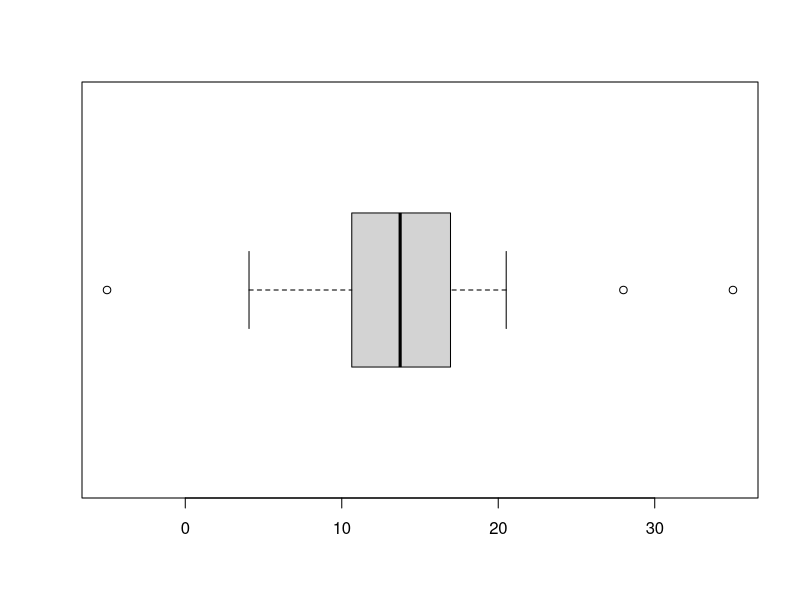
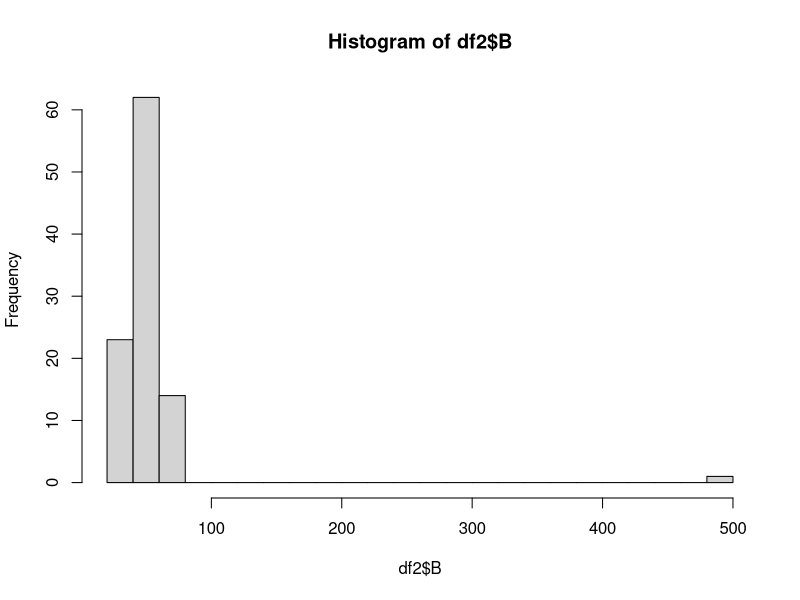
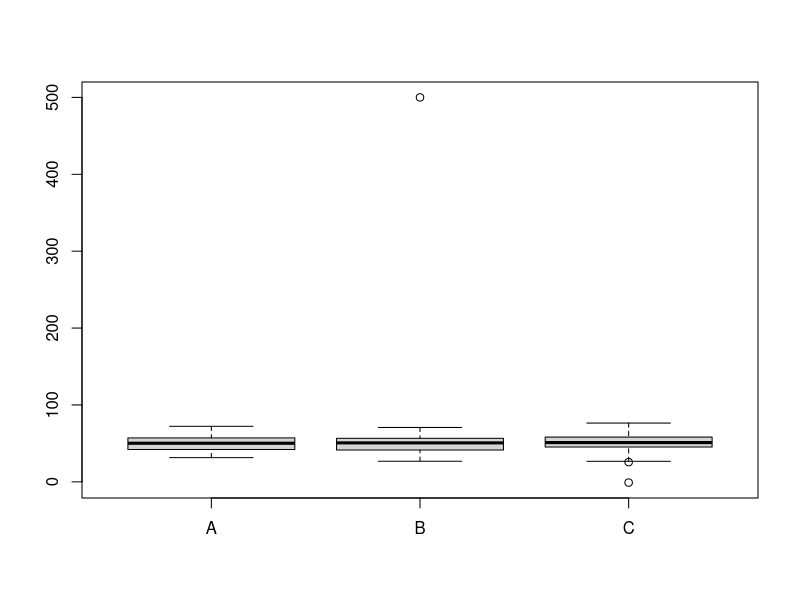
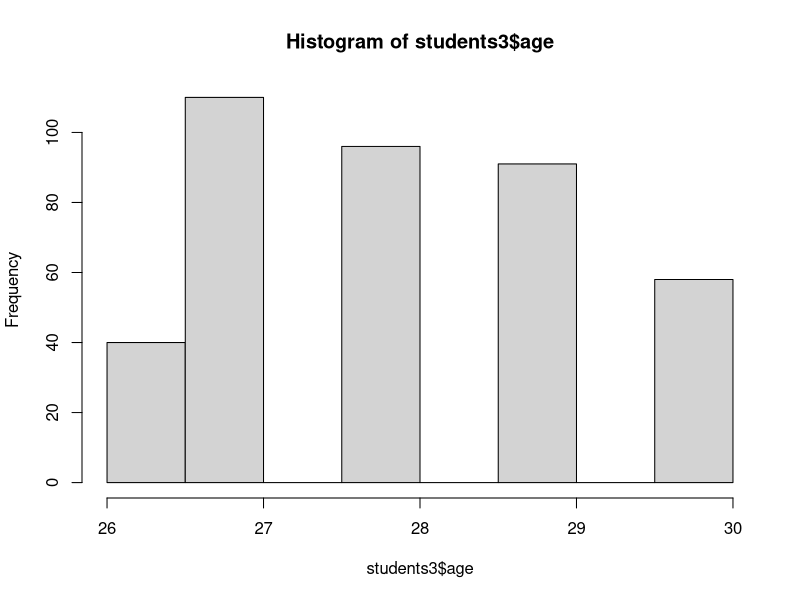
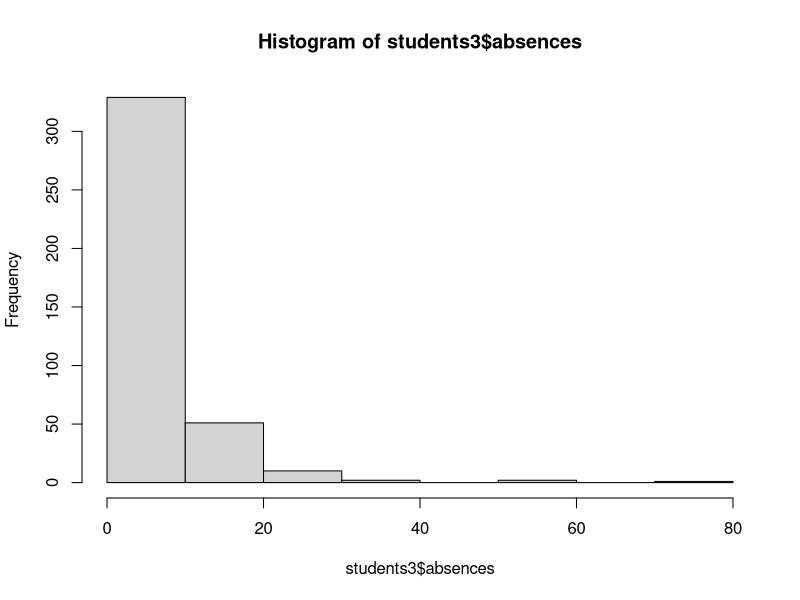
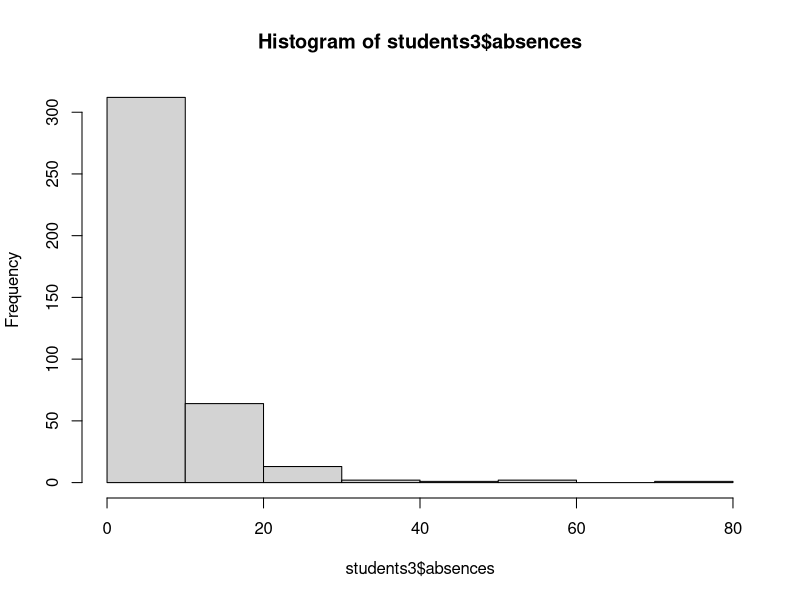
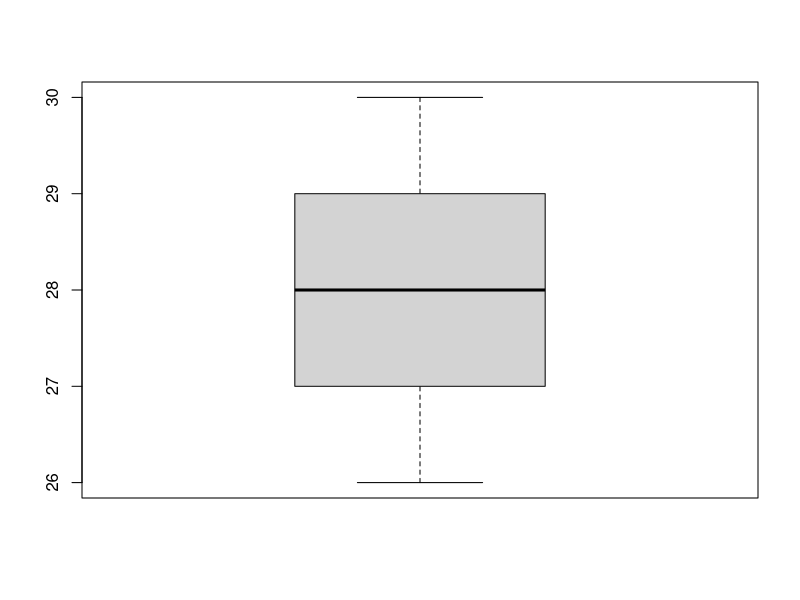
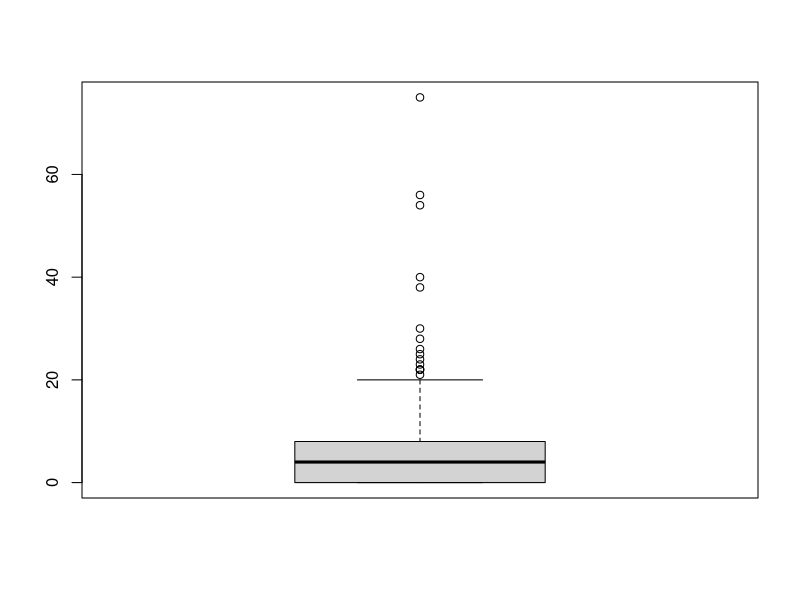

Reproduce these figures in R, in order.
## ---- chunk 1
knitr::opts_chunk$set(echo = TRUE)
## ---- chunk 2
as.character(2016) 
as.numeric(TRUE) 
as.integer(99) 
as.factor("something")
as.logical(0)  
## ---- chunk 3
library(lubridate)
# Experiment with basic lubridate functions
ymd("2015-08-25") # year-month-day
ymd("2015 August 25") # year-month-day
mdy("August 25, 2015") # month-day-year
hms("13:33:09") # hour-minute-second
ymd_hms("2015/08/25 13.33.09") # year-month-day hour-minute-second
## ---- chunk 4
# Make this evaluate to "character"
class("TRUE")

# Make this evaluate to "numeric"
class(8484.00)

# Make this evaluate to "integer"
class(99L)

# Make this evaluate to "factor"
class(factor("factor"))

# Make this evaluate to "logical"
class(FALSE)
## ---- chunk 5
library(readr)
students <- read_csv("data/students_with_dates.csv")

# Preview students with str()
str(students)

# Coerce Grades to character
students$Grades <- as.character(students$Grades)

# Coerce Medu to factor
students$Medu <- as.factor(students$Medu)

# Coerce Fedu to factor
students$Fedu <- as.factor(students$Fedu)
    
# Look at students once more with str()
str(students)
## ---- chunk 6
# Preview students2 with str()
students2 <- students

# Load the lubridate package
library(lubridate)

# Parse as date
dmy("17 Sep 2015")

# Parse as date and time (with no seconds!)
mdy_hm("July 15, 2012 12:56")

# Coerce dob to a date (with no time)
students2$dob <- ymd(students2$dob)

# Coerce nurse_visit to a date and time
students2$nurse_visit <- ymd_hms(students2$nurse_visit)
    
# Look at students2 once more with str()
str(students2)
## ---- chunk 7
library("stringr")
# Trim leading and trailing white space
str_trim(" this is a test ") 

# Pad string with zeros
str_pad("24493", width = 7, side = "left", pad = "0") 

# Create character vector of names
friends <- c("Sarah", "Tom", "Alice")

# Search for string in vector
str_detect(friends, "Alice") 

# Replace string in vector
str_replace(friends, "Alice", "David")

## ---- chunk 8
# Make all lowercase 
tolower("I AM TALKING LOUDLY!!") 

# Make all uppercase
toupper("I am whispering...") 
## ---- chunk 9
# Load the stringr package
library(stringr)

# Trim all leading and trailing whitespace
str_trim(c("   Filip ", "Nick  ", " Jonathan"))

# Pad these strings with leading zeros
str_pad(c("23485W", "8823453Q", "994Z"),width = 9, side = 'left', pad = '0')
## ---- chunk 10
# Print state abbreviations
states<- c("al", "ak", "az", "ar", "ca", "co", "ct", "de", "fl", "ga", "hi", "id")

# Make states all uppercase and save result to states_upper
states_upper <- toupper(states)
states_upper

# Make states_upper all lowercase again
tolower(states_upper)
## ---- chunk 11
# Copy of students2: students3
students3 <- students2

# Look at the head of students3
head(students3)

# Detect all dates of birth (dob) in 1997
str_detect(students3$dob,'1997')

# In the sex column, replace "F" with "Female" ...
students3$sex <- str_replace(students3$sex,'F','Female')

# ... and "M" with "Male"
students3$sex <- str_replace(students3$sex,'M','Male')

# View the head of students3
head(students3)
## ---- chunk 12
# Create small dataset
df <- data.frame(A = c(1, NA, 8, NA), B = c(3, NA, 88, 23), C = c(2, 45, 3, 1))

# Check for NAs
is.na(df)

# Are there any NAs?
any(is.na(df)) 

# Count number of NAs
sum(is.na(df))

# Use summary() to find NAs
summary(df) 

## ---- chunk 13
# Find rows with no missing values
complete.cases(df)

# Subset data, keeping only complete cases
df[complete.cases(df), ] 

# Another way to remove rows with NAs
na.omit(df) 
## ---- chunk 14
social_df <- data.frame(name = factor(c("Sarah", "Tom","David", "Alice")), n_friends = c(244, NA, 145, 43), status = factor(c("Going out!", "","Moving night...", "")))

# Call is.na() on the full social_df to spot all NAs
is.na(social_df)

# Use the any() function to ask whether there are any NAs in the data
any(is.na(social_df))

# View a summary() of the dataset
summary(social_df)

# Call table() on the status column
table(social_df$status)
## ---- chunk 15
# Replace all empty strings in status with NA
social_df$status[social_df$status == ""] <- NA

# Print social_df to the console
social_df

# Use complete.cases() to see which rows have no missing values
complete.cases(social_df)

# Use na.omit() to remove all rows with any missing values
na.omit(social_df)
## ---- chunk 16
# Simulate some data 
set.seed(10)
x <- c(rnorm(30, mean = 15, sd = 5), -5, 28, 35)

# View a boxplot
boxplot(x, horizontal = TRUE)
## ---- chunk 17
# Create another small dataset
df2 <- data.frame(A = rnorm(100, 50, 10), B = c(rnorm(99, 50, 10), 500), C = c(rnorm(99, 50, 10), -1)) 
# View a summary
summary(df2) 

# View a histogram
hist(df2$B, breaks = 20)

# View a boxplot
boxplot(df2)
## ---- chunk 18
# Look at a summary() of students3
summary(students3)

students3$age <- as.numeric(round((Sys.Date() - students3$dob)/365))

# View a histogram of the age variable
hist(students3$age)

# View a histogram of the absences variable
hist(students3$absences)

# View a histogram of absences, but force zeros to be bucketed to the right of zero
hist(students3$absences, right = FALSE)
## ---- chunk 19
# View a boxplot of age
boxplot(students3$age)

# View a boxplot of absences
boxplot(students3$absences)
